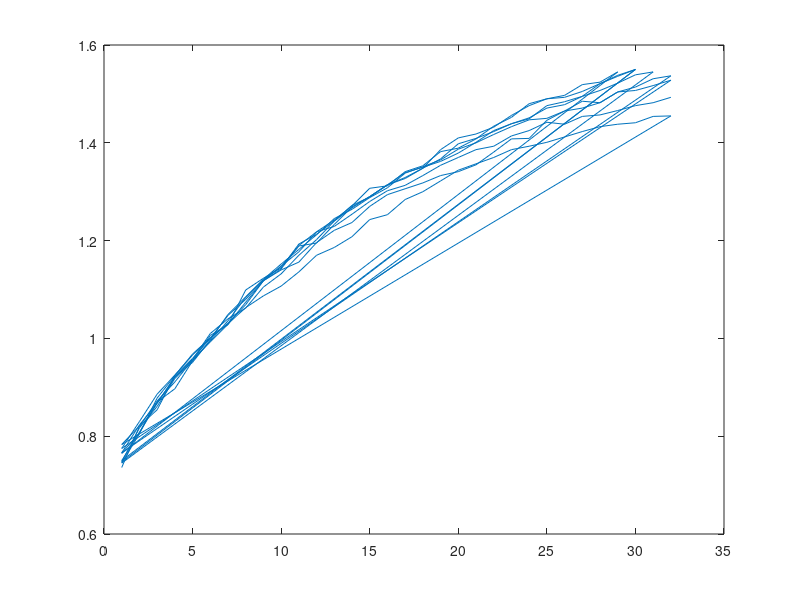
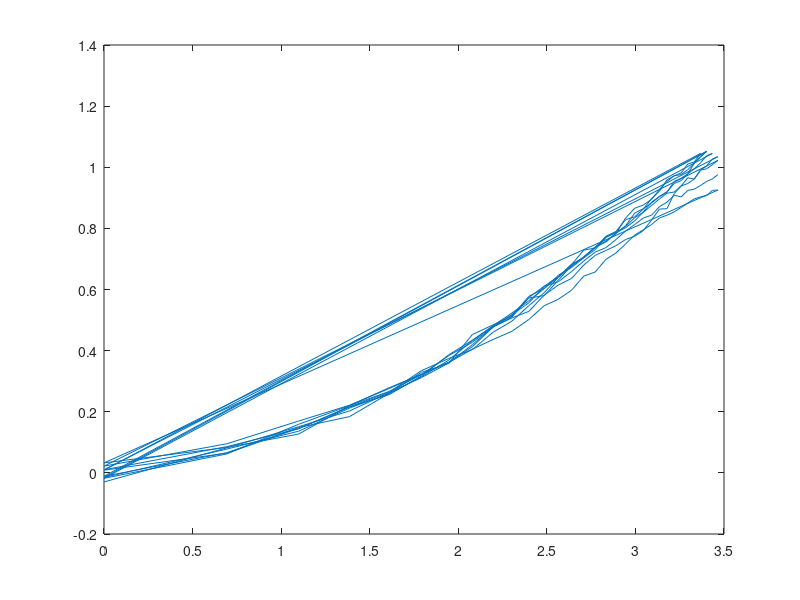

These figures' MATLAB source, in order: (Note: this script raises an error after producing the figures.)
%%%%%%%%%%%%%%%%%%%%%%%%%%%%%%%%%%%%%%%%%%%%%%%%%%%%%%%%%%%%%%%%%%%%%%%%%%%%%%%%%%%%%%%%%%%%%%%%%%
%% Comparison between the monotonic responses in neural network models of numerosity processing %%
%% and the relationship of numerosity to aggregate Fourier power Fig.6                          %%
%%%%%%%%%%%%%%%%%%%%%%%%%%%%%%%%%%%%%%%%%%%%%%%%%%%%%%%%%%%%%%%%%%%%%%%%%%%%%%%%%%%%%%%%%%%%%%%%%%

% I. Stoianov, M. Zorzi, Emergence of a “visual number sense” in hierarchical generative models. Nat. Neurosci. 15, 194–196 (2012).
% Supplementary Figure 4A
Zorzi1X=round([1.006,2.002,3.006,4.009,4.996,5.985,7.01,7.982,8.986,10.004,11.011,11.984,12.97,14.036,15.02,15.982,17.006,17.993,18.931,20.03,20.955,22.047,23.066,23.995,24.822,25.969,27.015,27.946,29.072,29.904]);
Zorzi1Y=[0.736,0.82,0.872,0.911,0.956,0.993,1.029,1.074,1.118,1.142,1.19,1.218,1.242,1.271,1.307,1.312,1.341,1.353,1.382,1.389,1.408,1.434,1.452,1.48,1.49,1.493,1.505,1.521,1.538,1.55];
Zorzi2X=round([1.006,2.002,3.006,4.009,4.996,5.985,7.01,8.027,9.037,10.004,11.011,12.052,13.043,14.036,15.02,15.982,17.006,17.993,19.038,19.917,20.955,21.923,23.066,23.995,24.963,25.969,27.015,28.104,28.908]);
Zorzi2Y=[0.747,0.817,0.861,0.918,0.954,0.995,1.036,1.084,1.12,1.147,1.189,1.195,1.233,1.269,1.29,1.314,1.329,1.348,1.386,1.41,1.418,1.432,1.456,1.476,1.49,1.497,1.519,1.524,1.545];
Zorzi3X=round([1,2.002,3.006,4.009,4.996,5.985,7.01,7.982,8.986,10.004,11.011,11.984,12.97,13.957,15.02,15.982,17.006,17.993,18.931,19.917,20.955,22.047,23.066,23.995,24.963,25.822,27.015,27.946,28.908,29.736]);
Zorzi3Y=[0.765,0.807,0.868,0.921,0.957,1.01,1.04,1.062,1.105,1.132,1.17,1.202,1.24,1.267,1.29,1.314,1.339,1.35,1.362,1.379,1.401,1.425,1.439,1.451,1.471,1.478,1.495,1.521,1.536,1.55];
Zorzi4X=round([1.01,2,3.003,3.979,5.005,6.006,7.023,8,9.019,10.01,10.994,12.013,12.989,14.045,15.03,16,17.033,18.038,19.003,20.019,20.981,21.988,23.044,23.9,25.048,25.979,26.944,28.091,28.983,30.06,31.015]);
Zorzi4Y=[0.75,0.808,0.87,0.897,0.954,1.006,1.028,1.099,1.123,1.144,1.193,1.213,1.24,1.272,1.289,1.314,1.327,1.348,1.367,1.398,1.409,1.423,1.439,1.449,1.476,1.484,1.495,1.507,1.522,1.539,1.545];
Zorzi5X=round([1.005,2,3.003,4,5.005,6.006,7.023,8,9.019,10.01,10.994,12.013,12.989,13.972,15.03,16,17, 17.944,19.003,20.019,20.981,21.988,23.044,24.025,24.918,25.979,26.944,28.091,28.983,30.06,30.854,32]);
Zorzi5Y=[0.745,0.805,0.878,0.924,0.968,1.001,1.031,1.069,1.118,1.14,1.156,1.196,1.221,1.237,1.27,1.294,1.306, 1.318,1.333,1.341,1.355,1.381,1.408,1.409,1.446,1.465,1.471,1.482,1.504,1.514,1.531,1.537];
Zorzi6X=round([1.005,2,3.003,3.979,5.005,6.006,7.023,8,9.019,9.958,10.994,11.95,12.989,13.972,15.03,16,17.033,18.038,19.003,20.019,20.871,22.103,23.044,24.025,25.048,25.979,27.085,28.091,28.983,30.06,31.015,32]);
Zorzi6Y=[0.766,0.823,0.867,0.921,0.951,0.997,1.049,1.085,1.121,1.152,1.182,1.212,1.245,1.264,1.288,1.308,1.338,1.351,1.365,1.387,1.4,1.417,1.433,1.447,1.45,1.465,1.485,1.482,1.504,1.507,1.517,1.528];
Zorzi7X=round([1.01,2,3.003,4,5.005,6.006,7.023,8,9.019,10.01,10.994,12.013,13.057,14.045,14.952,16,16.944,18.038,19.003,20.019,20.981,21.988,23.044,24.025,25.048,25.979,26.944,28.091,28.983,30.06,31.015,32]);
Zorzi7Y=[0.775,0.83,0.886,0.925,0.966,1.001,1.03,1.063,1.087,1.107,1.136,1.17,1.186,1.208,1.243,1.253,1.284,1.3,1.322,1.344,1.357,1.37,1.386,1.393,1.401,1.412,1.423,1.433,1.438,1.441,1.454,1.455];
Zorzi8X=round([1.005,1.99,2.988,4,5.005,6.006,7.023,8,8.972,10.01,10.994,12.013,12.989,13.972,15.03,15.917,16.944,18.038,19.003,20.019,20.981,21.988,23.044,24.025,25.179,25.979,26.944,27.945,28.983,30.06,31.015,32]);
Zorzi8Y=[0.783,0.821,0.854,0.924,0.959,1,1.047,1.08,1.118,1.148,1.177,1.218,1.229,1.254,1.28,1.302,1.313,1.333,1.354,1.37,1.386,1.393,1.414,1.425,1.442,1.438,1.454,1.457,1.466,1.476,1.482,1.493];

ZorziAllX=[Zorzi1X, Zorzi2X, Zorzi3X, Zorzi4X,Zorzi5X, Zorzi6X,Zorzi7X, Zorzi8X];
ZorziAllY=[Zorzi1Y, Zorzi2Y, Zorzi3Y, Zorzi4Y,Zorzi5Y, Zorzi6Y,Zorzi7Y, Zorzi8Y];

figure; plot(ZorziAllX, ZorziAllY)
ZorziMin=mean(ZorziAllY(ZorziAllX==1));
ZorziMax=mean(ZorziAllY(ZorziAllX==30));
ZorziAllYNorm=(ZorziAllY-ZorziMin)./(ZorziMax-ZorziMin);
figure; plot(log(ZorziAllX), ZorziAllYNorm);

Zorzi1YNorm=(Zorzi1Y-ZorziMin)./(ZorziMax-ZorziMin);
Zorzi2YNorm=(Zorzi2Y-ZorziMin)./(ZorziMax-ZorziMin);
Zorzi3YNorm=(Zorzi3Y-ZorziMin)./(ZorziMax-ZorziMin);
Zorzi4YNorm=(Zorzi4Y-ZorziMin)./(ZorziMax-ZorziMin);
Zorzi5YNorm=(Zorzi5Y-ZorziMin)./(ZorziMax-ZorziMin);
Zorzi6YNorm=(Zorzi6Y-ZorziMin)./(ZorziMax-ZorziMin);
Zorzi7YNorm=(Zorzi7Y-ZorziMin)./(ZorziMax-ZorziMin);
Zorzi8YNorm=(Zorzi8Y-ZorziMin)./(ZorziMax-ZorziMin);

% G. Kim, J. Jang, S. Baek, M. Song, S. B. Paik, Visual number sense in untrained deep neural networks. Sci. Adv. 7 (2021)
% Figure 5B
Kim1X=round([1.02,2.02,3.001,4.022,5.003,6.023,7.004,8.024,9.005,9.986,11.007,12.027,13.008,13.989,15.009,16.03,17.011,17.992,19.012,20.032,21.014,21.995,22.976,23.996,25.016,25.997,27.018,27.959,28.98,29.941]);
Kim1Y=[0,0.128,0.223,0.312,0.35,0.39,0.43,0.468,0.499,0.528,0.584,0.635,0.672,0.718,0.776,0.842,0.859,0.873,0.875,0.881,0.889,0.899,0.921,0.945,0.963,0.977,0.968,0.963,0.983,1];
Kim2X=round([1.02,2.02,3.001,3.982,5.003,6.023,7.004,7.946,8.966,10.026,10.968,11.949,13.008,13.989,15.009,15.991,17.011,18.031,19.012,19.993,21.014,22.034,23.015,23.996,24.977,25.997,27.018,27.959,29.019,30.02]);
Kim2Y=[0,0.15,0.2,0.25,0.309,0.371,0.435,0.488,0.527,0.567,0.614,0.662,0.665,0.665,0.725,0.783,0.801,0.822,0.86,0.896,0.883,0.875,0.894,0.918,0.932,0.942,0.948,0.948,0.974,1];
Kim3X=round([0.98,2.02,3.001,3.982,5.003,5.984,7.004,7.985,9.005,9.986,11.046,12.027,13.047,13.989,14.97,16.03,17.011,17.992,19.012,19.993,20.974,22.034,23.015,23.996,25.016,25.997,27.018,27.999,28.98,30.059]);
Kim3Y=[0,0.042,0.127,0.212,0.256,0.304,0.338,0.368,0.412,0.475,0.501,0.544,0.571,0.604,0.669,0.734,0.765,0.794,0.774,0.758,0.809,0.866,0.891,0.883,0.895,0.908,0.898,0.888,0.942,1];
Kim4X=round([1,1.961,3.001,4.022,5.003,6.023,7.004,8.024,9.005,10.026,11.007,11.988,13.008,13.989,14.97,16.03,17.011,17.992,19.012,19.993,21.014,21.995,22.976,23.996,24.977,25.997,27.018,27.999,28.98,30.02]);
Kim4Y=[0,0.003,0.068,0.127,0.194,0.263,0.296,0.325,0.399,0.458,0.485,0.512,0.525,0.541,0.596,0.646,0.682,0.719,0.727,0.738,0.768,0.797,0.824,0.86,0.908,0.961,0.944,0.928,0.968,1];
Kim5X=round([0.98,2.02,3.001,4.022,5.003,5.984,7.004,8.024,9.005,9.986,11.007,12.027,13.008,14.028,15.009,16.03,17.011,18.031,19.012,20.032,21.014,21.995,23.015,23.996,25.016,25.997,27.018,27.999,29.019,30.02]);
Kim5Y=[0,0.095,0.158,0.22,0.283,0.342,0.387,0.44,0.483,0.524,0.564,0.604,0.635,0.666,0.698,0.727,0.75,0.777,0.803,0.829,0.853,0.876,0.898,0.919,0.932,0.947,0.96,0.971,0.983,1];
Kim6X=round([1.02,2.02,3.001,4.022,4.963,6.023,6.965,8.024,9.005,9.947,11.007,11.988,13.008,14.028,15.009,16.03,17.011,17.992,19.012,19.993,21.014,22.034,23.015,23.996,25.016,25.997,27.018,27.999,29.019,29.98]);
Kim6Y=[0,0.058,0.092,0.131,0.236,0.325,0.329,0.337,0.446,0.542,0.508,0.476,0.548,0.614,0.662,0.698,0.717,0.734,0.729,0.728,0.765,0.796,0.847,0.905,0.886,0.863,0.925,0.994,0.96,1];
Kim7X=round([0.98,2.02,3.001,3.982,5.003,5.984,7.004,8.024,9.005,10.026,11.007,12.027,13.008,13.989,15.009,16.03,17.011,17.992,19.012,20.032,20.974,22.034,22.976,23.957,24.977,25.997,27.018,28.038,28.98,29.98]);
Kim7Y=[0,0.069,0.144,0.201,0.213,0.222,0.266,0.322,0.37,0.416,0.446,0.473,0.528,0.577,0.576,0.574,0.62,0.668,0.683,0.705,0.712,0.717,0.826,0.909,0.889,0.86,0.917,0.97,0.981,1];
Kim8X=round([1.02,2.02,3.001,3.943,5.003,6.023,7.043,7.985,9.005,9.986,11.007,12.027,13.008,13.989,15.009,16.03,17.011,17.953,18.973,20.032,21.014,21.995,23.015,23.996,24.977,26.037,27.018,27.999,29.019,29.98]);
Kim8Y=[0,0.066,0.117,0.157,0.247,0.321,0.312,0.305,0.406,0.491,0.492,0.494,0.521,0.553,0.586,0.616,0.616,0.614,0.662,0.717,0.812,0.896,0.842,0.781,0.876,0.967,0.965,0.965,0.981,1];
KimAllX=[Kim1X, Kim2X, Kim3X, Kim4X, Kim5X, Kim6X, Kim7X, Kim8X];
KimAllY=[Kim1Y, Kim2Y, Kim3Y, Kim4Y, Kim5Y, Kim6Y, Kim7Y, Kim8Y];

% From orginal figure
PowerX32=PowerX(2:33); %#ok<NASGU>
PowerY32=PowerY(2:33); %#ok<NASGU>

% From repeated cycles
load('powerVsNumerostiyParams.mat')
PowerX32=1:32;
PowerY32=mean(params.fftSumToMin, 2)';

PowerY32Norm=(PowerY32-PowerY32(1))./(PowerY32(30)-PowerY32(1));
NetworkAllX=[ZorziAllX, KimAllX];
NetworkAllY=[ZorziAllYNorm, KimAllY];

PowerFitX=[PowerY32(NetworkAllX)' ones(size(NetworkAllX))'];
B_hat = pinv(PowerFitX)*NetworkAllY';
NetworkAllYPredictionPower=PowerFitX*B_hat;
PowerY32Fit=[PowerY32' ones(size(PowerY32))']*B_hat;
RSSPower=sum((NetworkAllYPredictionPower-NetworkAllY').^2);
corrcoef(NetworkAllYPredictionPower, NetworkAllY')

LogFitX=[log(NetworkAllX)' ones(size(NetworkAllX))'];
B_hat = pinv(LogFitX)*NetworkAllY';
NetworkAllYPredictionLog=LogFitX*B_hat;
LogY32Fit=[log(PowerX32)' ones(size(PowerX32))']*B_hat;
RSSLog=sum((NetworkAllYPredictionLog-NetworkAllY').^2);
corrcoef(NetworkAllYPredictionLog, NetworkAllY')

PolyFit2=polyfit(NetworkAllX, NetworkAllY, 2);
NetworkAllYPredictionPoly=polyval(PolyFit2, NetworkAllX');
PolyY32Fit=polyval(PolyFit2, PowerX32');
RSSPoly=sum((NetworkAllYPredictionPoly-NetworkAllY').^2);
corrcoef(NetworkAllYPredictionPoly, NetworkAllY')

figure; plot((ZorziAllX), ZorziAllYNorm);
hold on; plot((KimAllX), KimAllY);
hold on; plot((PowerX32), PowerY32Norm)
hold on; plot((PowerX32), PowerY32Fit)

figure; plot(log(ZorziAllX), ZorziAllYNorm);
hold on; plot(log(KimAllX), KimAllY);
hold on; plot(log(PowerX32), PowerY32Norm)
hold on; plot(log(PowerX32), PowerY32Fit)
%hold on; plot(log(NetworkAllX), NetworkAllYPrediction)

% Figure to publish
figure; plot((Zorzi1X), (Zorzi1Y-ZorziMin)./(ZorziMax-ZorziMin));
hold on; plot((Zorzi2X), (Zorzi2Y-ZorziMin)./(ZorziMax-ZorziMin));
hold on; plot((Zorzi3X), (Zorzi3Y-ZorziMin)./(ZorziMax-ZorziMin));
hold on; plot((Zorzi4X), (Zorzi4Y-ZorziMin)./(ZorziMax-ZorziMin));
hold on; plot((Zorzi5X), (Zorzi5Y-ZorziMin)./(ZorziMax-ZorziMin));
hold on; plot((Zorzi6X), (Zorzi6Y-ZorziMin)./(ZorziMax-ZorziMin));
hold on; plot((Zorzi7X), (Zorzi7Y-ZorziMin)./(ZorziMax-ZorziMin));
hold on; plot((Zorzi8X), (Zorzi8Y-ZorziMin)./(ZorziMax-ZorziMin));
hold on; plot((Kim1X), Kim1Y);
hold on; plot((Kim2X), Kim2Y);
hold on; plot((Kim3X), Kim3Y);
hold on; plot((Kim4X), Kim4Y);
hold on; plot((Kim5X), Kim5Y);
hold on; plot((Kim6X), Kim6Y);
hold on; plot((Kim7X), Kim7Y);
hold on; plot((Kim8X), Kim8Y);
figure
hold on; plot((PowerX32), PowerY32Norm)
hold on; plot((PowerX32), PowerY32Fit)
hold on; plot((PowerX32), LogY32Fit)
hold on; plot((PowerX32), PolyY32Fit)
axis([0 32 -0.25 1.25])
axis square
yticks([-0.25 0 0.25 0.50 0.75 1 1.25])

% Make log x
set(gca, 'Xscale', 'log')
xticks([1 2 4 8 16 32])

% For stats
for n=1:16
    if n<=8
        eval(['thisDataX=Zorzi', num2str(n), 'X;'])
        eval(['thisDataY=(Zorzi', num2str(n), 'Y-ZorziMin)./(ZorziMax-ZorziMin);'])
    else
        eval(['thisDataX=Kim', num2str(n-8), 'X;'])
        eval(['thisDataY=Kim', num2str(n-8), 'Y;'])
    end
    
    PowerFitX=[PowerY32(thisDataX)' ones(size(thisDataX))'];
    B_hat = pinv(PowerFitX)*thisDataY';
    thisDataYPredictionPower=PowerFitX*B_hat;
    RSSPower(n)=sum((thisDataYPredictionPower-thisDataY').^2);
    tmp=corrcoef(thisDataYPredictionPower, thisDataY');
    corPower(n)=tmp(1,2); %#ok<SAGROW>
    
    LogFitX=[log(thisDataX)' ones(size(thisDataX))'];
    B_hat = pinv(LogFitX)*thisDataY';
    thisDataYPredictionLog=LogFitX*B_hat;
    RSSLog(n)=sum((thisDataYPredictionLog-thisDataY').^2);
    tmp=corrcoef(thisDataYPredictionLog, thisDataY');
    corLog(n)=tmp(1,2); %#ok<SAGROW>
    
    % Refit polynomial for each iteration (overfit)
    % PolyFit2=polyfit(thisDataX, thisDataY, 2);
    % thisDataYPredictionPoly=polyval(PolyFit2, thisDataX');
    PolyFit2=[PolyY32Fit(thisDataX) ones(size(thisDataX))'];
    B_hat = pinv(PolyFit2)*thisDataY';
    thisDataYPredictionPoly=PolyFit2*B_hat;
    RSSPoly(n)=sum((thisDataYPredictionPoly-thisDataY').^2);
    tmp=corrcoef(thisDataYPredictionPoly, thisDataY');
    corPoly(n)=tmp(1,2); %#ok<SAGROW>
end

[~, pPowerLog, ~, statsPowerLog]=ttest(corPower-corLog);
tPowerLog=statsPowerLog.tstat;
[~, pPowerPoly, ~, statsPowerPoly]=ttest(corPower-corPoly);
tPowerPoly=statsPowerPoly.tstat;

% Transformation to tuning. Never figured this out, more complicated than it looks in Kim et al.
weights=0:0.1:1;
contrast=1;
for n=1:32
    for w=1:length(weights)
        x=length(weights)+1-w;
        %for x=1:length(weights)
            tunedResp(n,w)=(PowerY32Norm(n)*contrast*weights(w))+(PowerY32inv(n))*contrast*(weights(x)); %#ok<SAGROW>
        %end
    end
end
figure; plot(tunedResp)
figure; plot(squeeze(tunedResp(:,6,:)))
axis square
